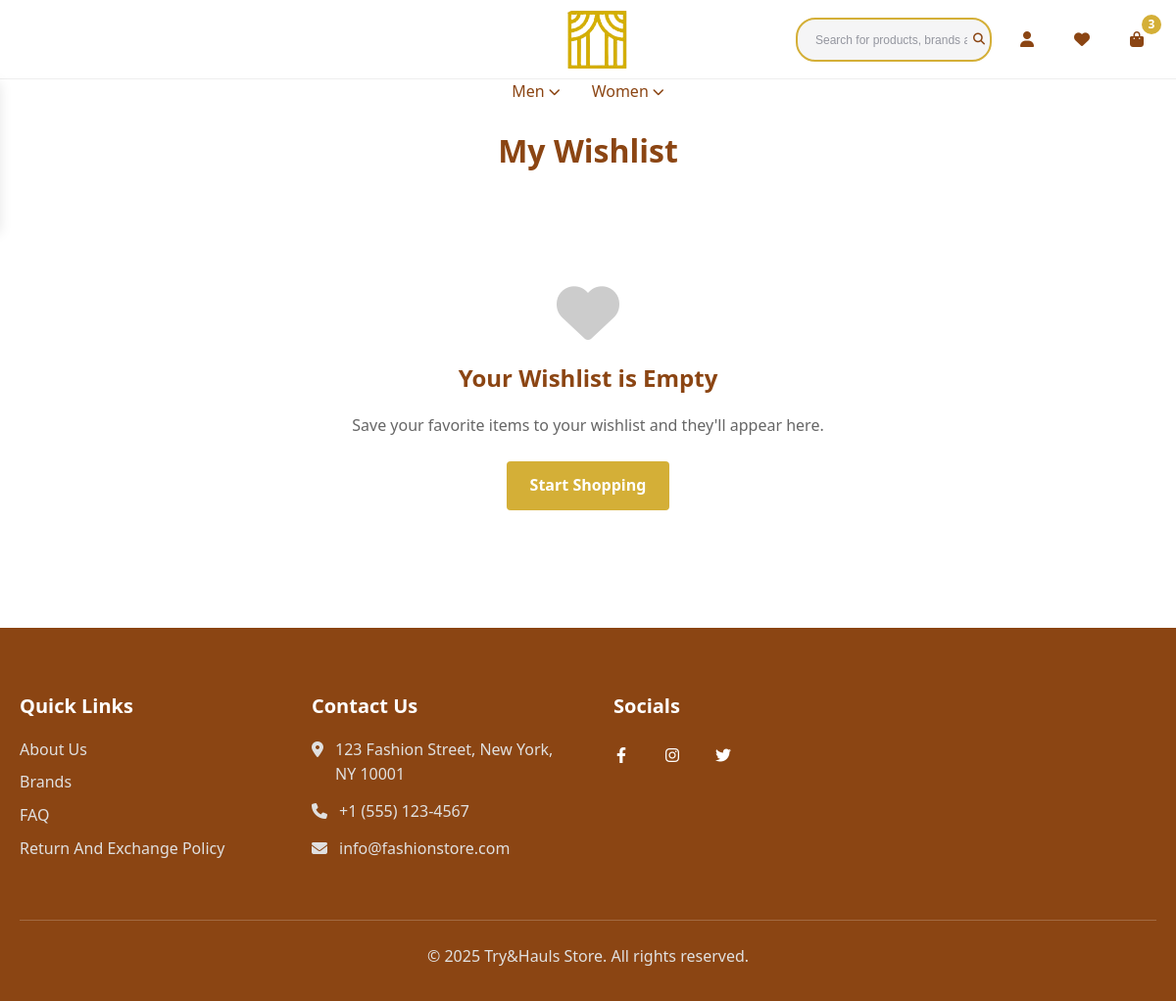
The page /wishlist (signed in) on the database as committed earlier.
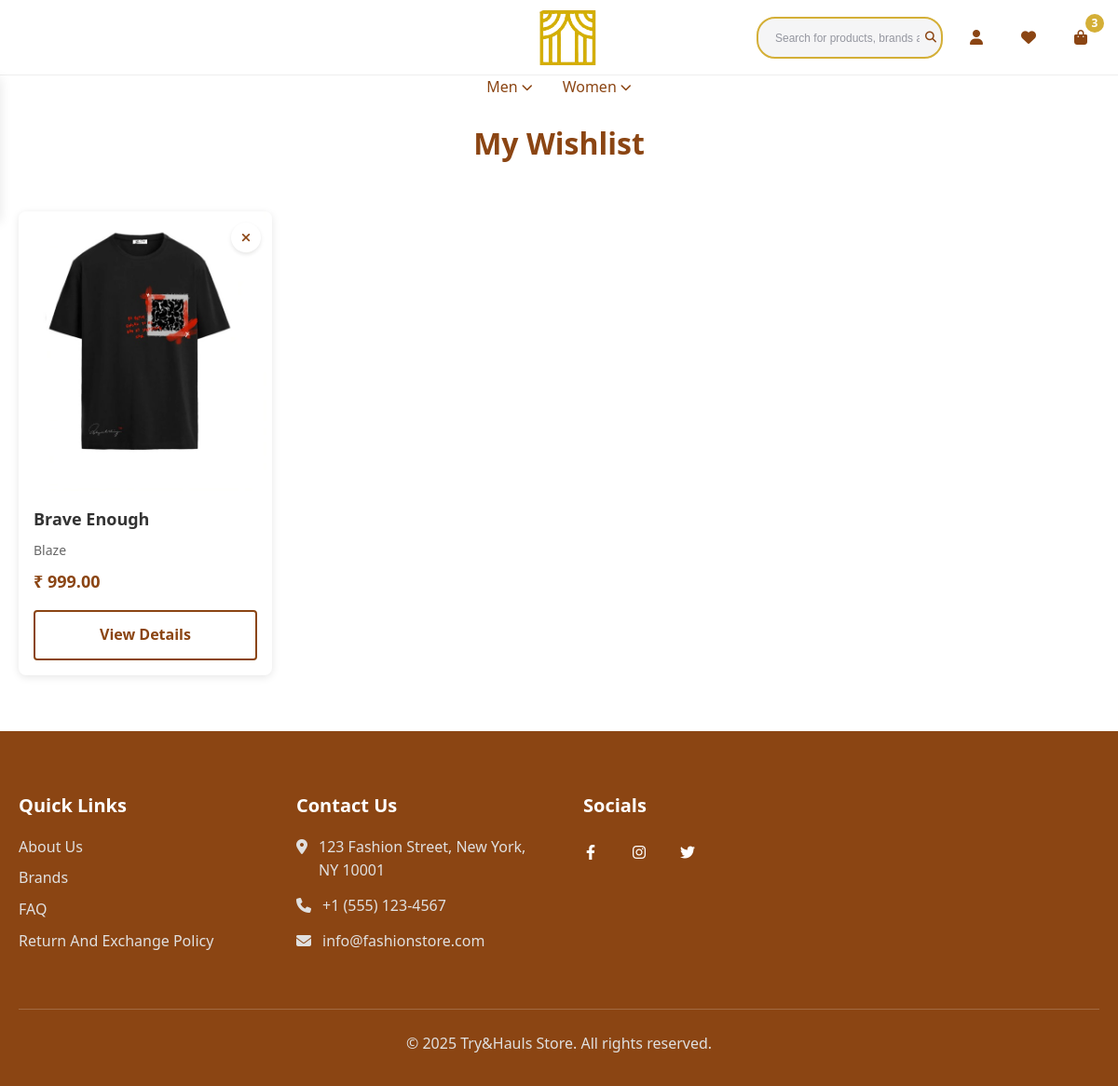
The same page on the database as committed later.
### home/models.py (models this page shows, shortened)
class Wishlist(models.Model):
    wishlistUser = models.ForeignKey(User, on_delete=models.CASCADE, related_name="wishlistUser")
    wishlistItem = models.ForeignKey(Listing, on_delete=models.CASCADE, related_name="wishlistedItem")

class Listing(models.Model):
    name = models.CharField(max_length=255)
    brand = models.ForeignKey(Brand, on_delete=models.CASCADE)
    category = models.ForeignKey(Category, on_delete=models.CASCADE)
    productType = models.ForeignKey(ProductType, on_delete=models.CASCADE, blank=True, null=True)
    uniqueLabel = models.PositiveIntegerField(blank=True, null=True)
    colors = models.ManyToManyField(Color)
    sizes = models.ManyToManyField(Size)
    price = models.DecimalField(max_digits=10, decimal_places=2)
    discountedPrice = models.DecimalField(max_digits=10, decimal_places=2, blank=True, null=True)
    description = models.TextField(blank=True, null=True)
    productDetails = models.TextField(blank=True, null=True)
    deliveryTime = models.CharField(max_length=255, default="5-7 days")
    stockQuantity = models.PositiveIntegerField(default=0)
    createdAt = models.DateTimeField(auto_now_add=True)
    slug = models.SlugField(unique=True, blank=True, null=True)
    returnEligible = models.BooleanField(default=False)
    exchangeEligible = models.BooleanField(default=False)
    bestSelling = models.BooleanField(default=False)
    newArrival = models.BooleanField(default=False)
    specialOffer = models.BooleanField(default=False)
    class Meta:
        constraints = [
            UniqueConstraint(fields=['productType', 'uniqueLabel'], name='unique_product_label')
        ]

class Image(models.Model):
    listing = models.ForeignKey(Listing, on_delete=models.CASCADE, related_name="images")
    image = models.ImageField(upload_to="images/")

class Brand(models.Model):
    name = models.CharField(max_length=100, unique=True)
    logo = models.ImageField(upload_to="images/", null=True, blank=True)
    IsFeatured = models.BooleanField(default=False)
    email = models.EmailField(unique=True, blank=True, null=True)
    about = models.TextField(blank=True, null=True)
    slug = models.SlugField(unique=True, blank=True)
    def __str__(self):
        return self.name

### home/views.py (the view)
# urls.py: path('wishlist', views.wishlist, name="wishlist"),
@login_required(login_url="/login")
def wishlist(request):
    user = request.user
    listings = Wishlist.objects.filter(wishlistUser=user)
    return render(request,"wishlist.html", {
        "listings": listings,
    })

### home/templates/wishlist.html (shortened to what this page needs)
{% extends "layout.html" %}
{% load static %}
{% block body %}
  <main>
    <div class="container wishlist-container">
      <h1 class="section-title">My Wishlist</h1>
      {% if listings %}
        <div class="wishlist-grid">
          {% for list in listings %}
            <div class="wishlist-item">
              <form method="post" action="{% url 'item' list.wishlistItem.category.slug list.wishlistItem.productType.slug list.wishlistItem.slug %}">
                <button type="submit" name="removeWishlistThroughWishlist" class="remove-btn" aria-label="Remove from wishlist">
                  <i class="fas fa-times"></i>
                </button>
              </form>
              <div class="wishlist-image">
                <img src="{{ list.wishlistItem.images.first.image.url }}" alt="Product">
              </div>
              <div class="wishlist-info">
                <h3 class="wishlist-name">{{ list.wishlistItem.name }}</h3>
                <p class="wishlist-brand">{{ list.wishlistItem.brand }}</p>
                <div class="wishlist-price">
                  {% if list.wishlistItem.discountedPrice %}
                    <div class="price-container">
                        <div class="current-price">₹ {{ list.wishlistItem.discountedPrice }}</div>
                        <div class="original-price"><s>₹ {{ list.wishlistItem.price }}</s></div>
                    </div>
                  {% else %}
                    <div class="current-price">₹ {{ list.wishlistItem.price }}</div>
                  {% endif %}
                </div>
                <div class="wishlist-actions">
                    <a href="{% url 'item' list.wishlistItem.category.slug list.wishlistItem.productType.slug list.wishlistItem.slug %}" class="btn secondary-btn" style="width: 100%;">View Details</a>
                </div>
              </div>
            </div>
          {% endfor %}
      {% else %}
        <div class="empty-wishlist">
          <i class="fas fa-heart"></i>
          <h2>Your Wishlist is Empty</h2>
          <p>Save your favorite items to your wishlist and they'll appear here.</p>
          <a href="{% url 'allProducts' %}" class="btn primary-btn">Start Shopping</a>
        </div>
      {% endif %}
    </div>
  </main>
  {% endblock %}

### home/templates/layout.html (shortened to what this page needs)
{% load static %}
<!DOCTYPE html>
<html lang="en">
    <head>
        <link rel="stylesheet" href="https://cdnjs.cloudflare.com/ajax/libs/font-awesome/6.4.0/css/all.min.css">
        <link href="{% static 'styles.css' %}" rel="stylesheet">
    </head>
    <body>
        <header class="header">
            <div class="primary-navbar">
              <div class="container">
                <div class="center-section">
                  <a href="{% url 'index' %}" class="logo">
                    <img src="{% static 'images/logoTransparent.png' %}" alt="Store Logo">
                  </a>
                </div>
                <div class="right-section">
                    <div class="search-container">
                        <form method="post" action="{% url 'search_results'%}">
                          <input type="text" name="q" placeholder="Search for products, brands and more">
                        </form>
                        <i class="search-icon fas fa-search"></i>
                     </div>
                  <div class="profile-dropdown">
                    <a href="" class="icon-btn profile-btn">
                      <i class="fas fa-user"></i>
                    </a>
                  </div>
                  <a href="{% url 'wishlist' %}" class="icon-btn wishlist-btn">
                    <i class="fas fa-heart"></i>
                  </a>
                  <a href="{% url 'cart' %}" class="icon-btn cart-btn">
                    <i class="fas fa-shopping-bag"></i>
                    <span class="cart-count">3</span>
                  </a>
                </div>
              </div>
            </div>
            <div class="secondary-navbar" id="secondaryNavbar">
              <div class="container">
                <nav class="categories-nav">
                  <ul class="categories-list">
                    <li class="category-item" data-category="men">
                      <a href="{% url 'category' 'male' %}" class="category-link">Men <i class="fas fa-chevron-down"></i></a>
                    </li>
                    <li class="category-item" data-category="women">
                      <a href="{% url 'category' 'female' %}" class="category-link">Women <i class="fas fa-chevron-down"></i></a>
                    </li>
                  </ul>
                </nav>
              </div>
            </div>
          </header>
        <div class="body">
            {% block body %}
            {% endblock %}
        </div>
        <footer class="footer">
            <div class="container">
              <div class="footer-grid">
                <div class="footer-column">
                  <h3 class="footer-title">Quick Links</h3>
                  <ul class="footer-links">
                    <li><a href="{% url 'aboutUs' %}">About Us</a></li>
                    <li><a href="{% url 'brandlist' %}">Brands</a></li>
                    <li><a href="{% url 'FAQ' %}">FAQ</a></li>
                    <li><a href="{% url 'returnExchangePolicy' %}">Return And Exchange Policy</a></li>
                  </ul>
                </div>
                <div class="footer-column">
                  <h3 class="footer-title">Contact Us</h3>
                  <ul class="contact-info">
                    <li>
                      <i class="fas fa-map-marker-alt"></i>
                      <span>123 Fashion Street, New York, NY 10001</span>
                    </li>
                    <li>
                      <i class="fas fa-phone"></i>
                      <span>+1 (555) 123-4567</span>
                    </li>
                    <li>
                      <i class="fas fa-envelope"></i>
                      <span>info@fashionstore.com</span>
                    </li>
                  </ul>
                </div>
                <div class="footer-column">
                  <h3 class="footer-title" style="margin-left: 10px;">Socials</h3>
                  <p class="footer-text">
                    <div class="social-links">
                      <a href="#" class="social-link"><i class="fab fa-facebook-f"></i></a>
                      <a href="#" class="social-link"><i class="fab fa-instagram"></i></a>
                      <a href="#" class="social-link"><i class="fab fa-twitter"></i></a>
                    </div>
                  </p>
                </div>
              </div>
              <div class="footer-bottom">
                <p>&copy; <span id="currentYear"></span> Try&Hauls Store. All rights reserved.</p>
              </div>
            </div>
          </footer>
    </body>
</html>

Rows that differ between the two databases and show on the page:
added Wishlist: wishlistItem.images.first.image (picture), wishlistItem.name "Brave Enough", wishlistItem.brand "Blaze", wishlistItem.price "999.00"
Other text that changed with them:
text no longer shown: "Your Wishlist is Empty Save your favorite items to your wishlist and they'll appear here. Start Shopping"
